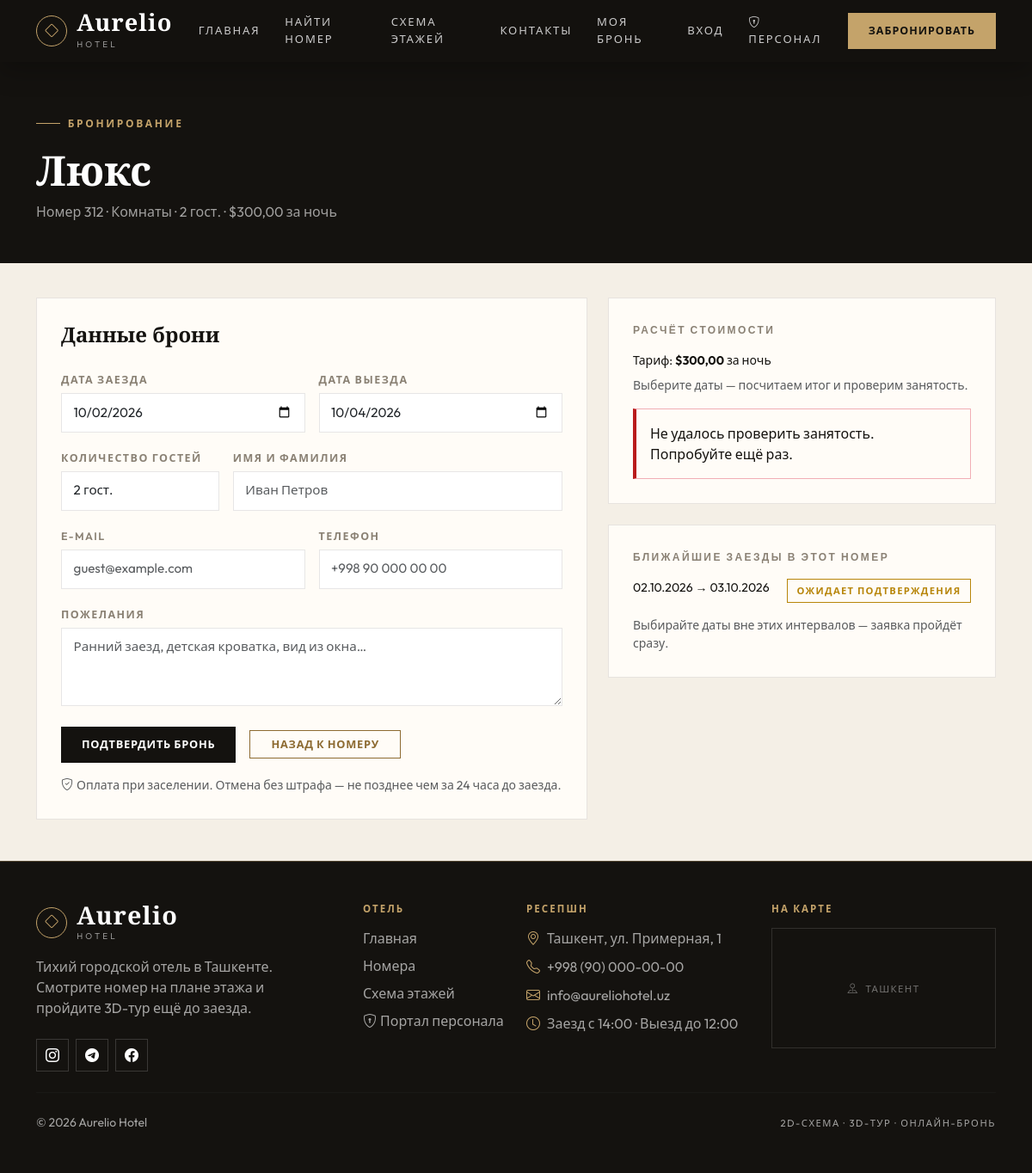
The app's page /bookings/new/3/ with its own data.
### rooms/models.py (models this page shows, shortened)
class Room(models.Model):
    HOUSEKEEPING_CHOICES = [
        ('clean', 'Чисто'),
        ('dirty', 'Требует уборки'),
        ('inspected', 'Проверено менеджером'),
        ('out_of_service', 'Вне эксплуатации'),
    ]
    floor = models.ForeignKey(
        Floor,
        on_delete=models.CASCADE,
        related_name='rooms',
        null=True,
        blank=True,
        verbose_name="Этаж"
    )
    room_number = models.CharField(
        max_length=10, blank=True, verbose_name="Номер комнаты", help_text="Например, 201"
    )
    title = models.CharField(max_length=200, verbose_name="Название номера")
    description = models.TextField(verbose_name="Описание")
    image = models.ImageField(upload_to='rooms/', blank=True, null=True, verbose_name="Фото номера")
    price_per_night = models.DecimalField(max_digits=10, decimal_places=2, verbose_name="Цена за ночь ($)")
    capacity = models.IntegerField(default=2, verbose_name="Вместимость (чел)")
    amenities = models.ManyToManyField(Amenity, blank=True, related_name='rooms', verbose_name="Удобства")
    homebyme_embed_url = models.URLField(blank=True, null=True, verbose_name="Ссылка на 3D-тур HomeByMe")
    model_3d = models.FileField(upload_to='rooms_3d/', blank=True, null=True, verbose_name="3D-модель номера (.glb)")
    x_pos = models.IntegerField(default=50, verbose_name="Позиция X (%)")
    y_pos = models.IntegerField(default=50, verbose_name="Позиция Y (%)")
    is_active = models.BooleanField(default=True, verbose_name="Доступен для бронирования")
    housekeeping = models.CharField(
        max_length=20, choices=HOUSEKEEPING_CHOICES, default='clean', verbose_name="Статус уборки"
    )
    class Meta:
        verbose_name = "Номер"
        verbose_name_plural = "Номера"
        ordering = ('room_number', 'title')
    @property
    def display_number(self):
        return self.room_number or f"{self.pk:03d}"

class Floor(models.Model):
    number = models.IntegerField(unique=True, verbose_name="Номер этажа")
    title = models.CharField(max_length=100, verbose_name="Название этажа")
    plan_image = models.ImageField(upload_to='floors/', blank=True, null=True, verbose_name="2D-схема этажа")
    class Meta:
        verbose_name = "Этаж"
        verbose_name_plural = "Этажи"
        ordering = ['number']

### bookings/models.py (models this page shows, shortened)
class Booking(models.Model):
    STATUS_PENDING = 'pending'
    STATUS_CONFIRMED = 'confirmed'
    STATUS_CHECKED_IN = 'checked_in'
    STATUS_CHECKED_OUT = 'checked_out'
    STATUS_CANCELLED = 'cancelled'
    STATUS_NO_SHOW = 'no_show'
    STATUS_CHOICES = [
        (STATUS_PENDING, 'Ожидает подтверждения'),
        (STATUS_CONFIRMED, 'Подтверждено'),
        (STATUS_CHECKED_IN, 'Гость заселён'),
        (STATUS_CHECKED_OUT, 'Выезд завершён'),
        (STATUS_CANCELLED, 'Отменено'),
        (STATUS_NO_SHOW, 'Гость не приехал'),
    ]
    ACTIVE_STATUSES = (STATUS_PENDING, STATUS_CONFIRMED, STATUS_CHECKED_IN)
    STAFF_TRANSITIONS = {
        STATUS_PENDING: [STATUS_CONFIRMED, STATUS_CANCELLED, STATUS_NO_SHOW],
        STATUS_CONFIRMED: [STATUS_CHECKED_IN, STATUS_CANCELLED, STATUS_NO_SHOW],
        STATUS_CHECKED_IN: [STATUS_CHECKED_OUT],
        STATUS_CHECKED_OUT: [],
        STATUS_CANCELLED: [],
        STATUS_NO_SHOW: [STATUS_CONFIRMED, STATUS_CANCELLED],
    }
    SOURCE_CHOICES = [
        ('site', 'Онлайн-бронирование'),
        ('desk', 'Стойка регистрации'),
    ]
    code = models.CharField(
        max_length=12,
        unique=True,
        editable=False,
        default=generate_booking_code,
        verbose_name="Код брони",
    )
    user = models.ForeignKey(
        User,
        on_delete=models.SET_NULL,
        null=True,
        blank=True,
        related_name='bookings',
        verbose_name="Клиент",
    )
    room = models.ForeignKey(
        Room, on_delete=models.CASCADE, related_name='bookings', verbose_name="Номер"
    )
    check_in = models.DateField(verbose_name="Дата заезда")
    check_out = models.DateField(verbose_name="Дата выезда")
    guests = models.PositiveSmallIntegerField(
        default=1, validators=[MinValueValidator(1)], verbose_name="Количество гостей"
    )
    guest_name = models.CharField(max_length=120, verbose_name="Имя гостя")
    guest_email = models.EmailField(verbose_name="E-mail гостя")
    guest_phone = models.CharField(max_length=30, blank=True, verbose_name="Телефон гостя")
    special_requests = models.TextField(blank=True, verbose_name="Пожелания")
    is_paid = models.BooleanField(default=False, verbose_name="Оплачено")
    payment_id = models.CharField(max_length=255, blank=True, null=True, verbose_name="ID платежа (Payme/Click/Stripe)")
    total_price = models.DecimalField(
        max_digits=10, decimal_places=2, blank=True, null=True, verbose_name="Итоговая сумма"
    )
    status = models.CharField(
        max_length=20, choices=STATUS_CHOICES, default=STATUS_PENDING, verbose_name="Статус"
    )
    source = models.CharField(
        max_length=10, choices=SOURCE_CHOICES, default='site', verbose_name="Источник"
    )
    created_at = models.DateTimeField(auto_now_add=True, verbose_name="Дата создания")
    updated_at = models.DateTimeField(auto_now=True, verbose_name="Обновлено")
    status_changed_at = models.DateTimeField(null=True, blank=True, verbose_name="Статус изменён")
    class Meta:
        verbose_name = "Бронирование"
        verbose_name_plural = "Бронирования"
        ordering = ('-created_at',)
        constraints = [
            models.CheckConstraint(
                **{('condition' if django.VERSION >= (5, 1) else 'check'): Q(check_out__gt=F('check_in'))},
                name='booking_check_out_after_check_in',
            ),
        ]
        indexes = [
            models.Index(fields=['room', 'check_in', 'check_out']),
            models.Index(fields=['status']),
        ]
    def __init__(self, *args, **kwargs):
        super().__init__(*args, **kwargs)
        self._original_status = self.status
    @property
    def status_css(self):
        return {
            self.STATUS_PENDING: 'status-pending',
            self.STATUS_CONFIRMED: 'status-confirmed',
            self.STATUS_CHECKED_IN: 'status-in',
            self.STATUS_CHECKED_OUT: 'status-out',
            self.STATUS_CANCELLED: 'status-cancelled',
            self.STATUS_NO_SHOW: 'status-noshow',
        }.get(self.status, 'status-pending')
    @property
    def booked_dates_label(self):
        return f"{self.check_in:%d.%m.%Y} → {self.check_out:%d.%m.%Y}"

### bookings/views.py (the view)
# urls.py: path('new/<int:pk>/', views.booking_create, name='booking_create'),
def booking_create(request, pk):
    room = get_object_or_404(Room.objects.select_related('floor'), pk=pk)
    if not room.is_active:
        messages.error(request, "Этот номер временно снят с продажи.")
        return redirect('rooms:room_detail', pk=room.pk)
    initial = {'guests': 2 if room.capacity >= 2 else 1}
    form = BookingForm(request.POST or None, room=room, user=request.user, initial=initial)
    if request.method == 'POST' and form.is_valid():
        booking = form.save()
        _remember_booking(request, booking)
        notify_booking_created(booking)
        messages.success(request, f"Заявка принята! Код вашей брони — {booking.code}.")
        return redirect('bookings:booking_success', code=booking.code)
    context = {
        'room': room,
        'form': form,
        'upcoming': _upcoming_bookings(room),
        'currency': CURRENCY,
    }
    return render(request, 'bookings/booking_form.html', context)

### bookings/models.py (called while the page is built)
def generate_booking_code():
    tail = ''.join(random.choices(BOOKING_CODE_ALPHABET, k=6))
    return f'AUR-{tail}'

### bookings/views.py (called while the page is built)
def _upcoming_bookings(room):
    return Booking.objects.filter(
        room=room,
        status__in=Booking.ACTIVE_STATUSES,
        check_out__gte=timezone.localdate(),
    ).order_by('check_in')

### staff/context_processors.py (called while the page is built)
def staff_status(request):
    user = getattr(request, 'user', None)
    staff_member = is_staff_member(user) if user else False
    profile = get_staff_profile(user) if staff_member else None
    return {
        'is_staff_member': staff_member,
        'staff_profile': profile,
        'can_manage_bookings': bool(profile and profile.can_manage_bookings) or bool(
            user and user.is_superuser
        ),
    }

### templates/bookings/booking_form.html (shortened to what this page needs)
{% extends 'base.html' %}
{% block content %}
<section class="page-band">
  <div class="container">
    <span class="hero-eyebrow">Бронирование</span>
    <h1 class="mt-3">{{ room.title }}</h1>
    <p>
      Номер {{ room.display_number }}{% if room.floor %} · {{ room.floor.title }}{% endif %}
      · {{ room.capacity }} гост. · {{ currency }}{{ room.price_per_night }} за ночь
    </p>
  </div>
</section>
<div class="container pb-5">
  <div class="row g-4">
    <div class="col-lg-7">
      <div class="panel-card">
        <h4 class="mb-4">Данные брони</h4>
        <form method="post" id="bookingForm" novalidate
              data-availability-url="{% url 'bookings:availability_api' %}"
              data-room="{{ room.pk }}">
          <div class="row g-3">
            <div class="col-md-6">
              <label class="form-label" for="{{ form.check_in.id_for_label }}">{{ form.check_in.label }}</label>
              {{ form.check_in }}
            </div>
            <div class="col-md-6">
              <label class="form-label" for="{{ form.check_out.id_for_label }}">{{ form.check_out.label }}</label>
              {{ form.check_out }}
            </div>
            <div class="col-md-4">
              <label class="form-label" for="{{ form.guests.id_for_label }}">{{ form.guests.label }}</label>
              {{ form.guests }}
            </div>
            <div class="col-md-8">
              <label class="form-label" for="{{ form.guest_name.id_for_label }}">{{ form.guest_name.label }}</label>
              {{ form.guest_name }}
            </div>
            <div class="col-md-6">
              <label class="form-label" for="{{ form.guest_email.id_for_label }}">{{ form.guest_email.label }}</label>
              {{ form.guest_email }}
            </div>
            <div class="col-md-6">
              <label class="form-label" for="{{ form.guest_phone.id_for_label }}">{{ form.guest_phone.label }}</label>
              {{ form.guest_phone }}
            </div>
            <div class="col-12">
              <label class="form-label" for="{{ form.special_requests.id_for_label }}">{{ form.special_requests.label }}</label>
              {{ form.special_requests }}
            </div>
          </div>
          <div class="d-flex flex-wrap align-items-center gap-3 mt-4">
            <button type="submit" class="btn btn-copper px-4">Подтвердить бронь</button>
            <a href="{% url 'rooms:room_detail' room.pk %}" class="btn btn-outline-copper px-4">Назад к номеру</a>
          </div>
          <p class="small text-muted mt-3 mb-0">
            <i class="bi bi-shield-check me-1"></i>Оплата при заселении. Отмена без штрафа — не позднее чем за 24 часа до заезда.
          </p>
        </form>
      </div>
    </div>
    <div class="col-lg-5">
      <div class="panel-card mb-4">
        <div class="panel-title">Расчёт стоимости</div>
        <div id="calcBox" class="small">
          <p class="mb-2">Тариф: <strong>{{ currency }}{{ room.price_per_night }}</strong> за ночь</p>
          <p class="mb-0 text-muted">Выберите даты — посчитаем итог и проверим занятость.</p>
        </div>
        <div id="calcAlert" class="alert alert-aurelio mt-3 mb-0 d-none" role="alert"></div>
      </div>
      <div class="panel-card">
        <div class="panel-title">Ближайшие заезды в этот номер</div>
        {% if upcoming %}
          <ul class="list-unstyled mb-0 d-flex flex-column gap-2 small">
            {% for item in upcoming %}
              <li class="d-flex justify-content-between gap-2">
                <span>{{ item.booked_dates_label }}</span>
                <span class="status-chip {{ item.status_css }}">{{ item.get_status_display }}</span>
              </li>
            {% endfor %}
          </ul>
          <p class="small text-muted mb-0 mt-3">Выбирайте даты вне этих интервалов — заявка пройдёт сразу.</p>
        {% else %}
          <p class="text-muted mb-0 small">Номер полностью свободен. Отличный выбор!</p>
        {% endif %}
      </div>
    </div>
  </div>
</div>
{% endblock %}

### records on screen
Room: title "Люкс", display_number "312", floor "Комнаты", capacity "2", price_per_night "300,00"
Booking: booked_dates_label "02.10.2026 → 03.10.2026", status "ОЖИДАЕТ ПОДТВЕРЖДЕНИЯ"

### other values on screen
{{ currency }} "$"
